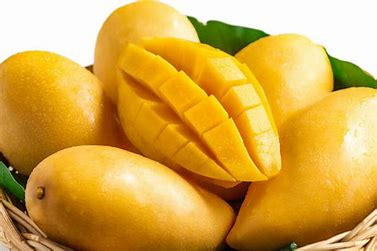
#> input picture Data of images/Mangoes/1.jpg, 377 x 251 px, found by its file name; its folder holds 4 pictures in this run
$ jupyter execute --allow-errors Image_Classifier_project_using_SVM.ipynb   (shell and % lines are left out)
#> lines starting #> are read from the running program, lines starting #| are printed output that depends on the picture
#> further down, img_array is the input picture: shape (251, 377, 3); mean R, G, B 212.7, 166.6, 72.9
#> `img_resized = resize(img_array,(150,150,3))`:
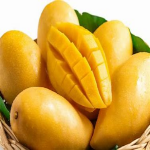
#> img_resized: shape (150, 150, 3) float64; mean R, G, B 0.834, 0.653, 0.286
<a href="https://colab.research.google.com/github/RosminVarghese/Mini-Project/blob/main/Image_Classifier_project_using_SVM.ipynb" target="_parent"></a>

[cell 1]
#gives the execution time for each cell

[cell 2]
#os- required as we'll be switching between folders
import os
#matplotlib- to display images
import matplotlib.pyplot as plt
#numpy- for numerical computing
import numpy as np
#skimage- scikit image(for image processing)- imread to read the images
from skimage.io import imread
#imresize- to resize the image
from skimage.transform import resize

[cell 3]
target=[]
#data input (2d)
images= []
#1d data (2d data converted to 1d)
flat_data =[]

DATADIR = '/content/drive/MyDrive/Images for ML model'
CATEGORIES = ['Mangoes', 'bicycle', 'icecream']


#> (the rest of this cell did not finish here and is left out)

[cell 4]
unique, count= np.unique(target, return_counts=True)
plt.bar(CATEGORIES, count)
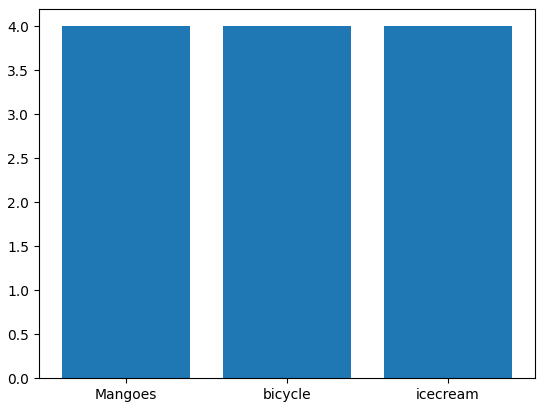
#> figure drawn by matplotlib, 1 panel
